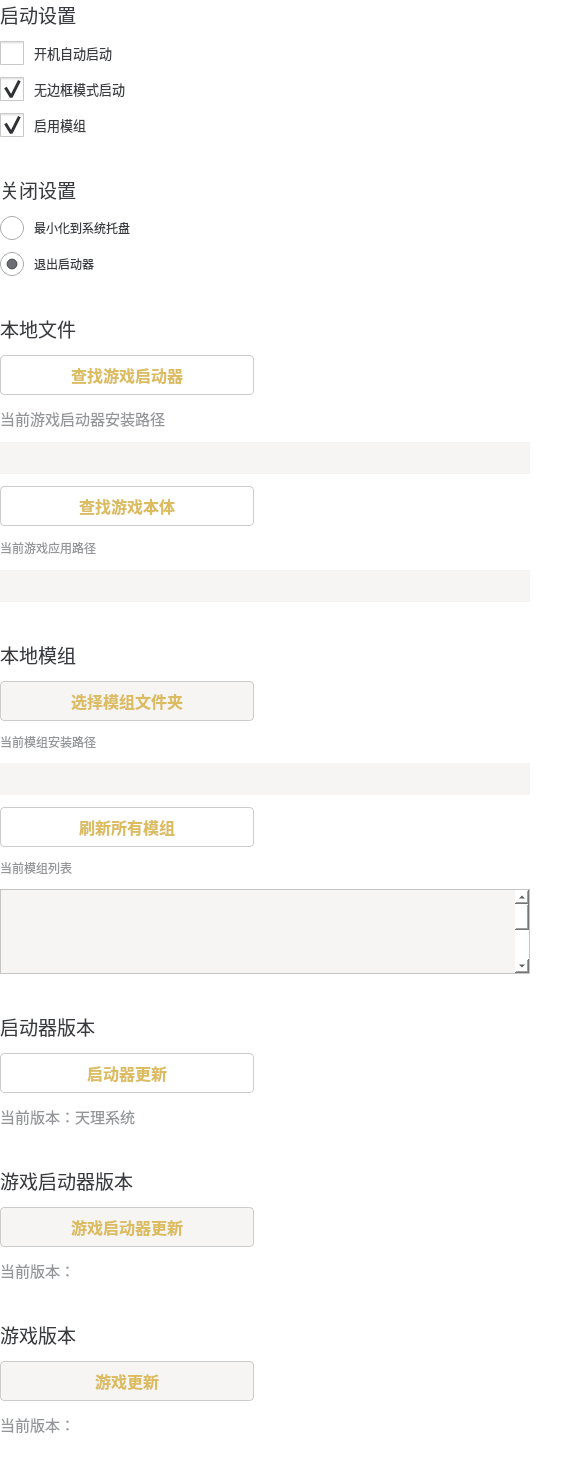
   <widget class="QWidget" name="scrollAreaWidgetContents">
    <property name="geometry">
     <rect>
      <x>0</x>
      <y>-227</y>
      <width>561</width>
      <height>1465</height>
     </rect>
    </property>
    <property name="minimumSize">
     <size>
      <width>561</width>
      <height>1465</height>
     </size>
    </property>
    <property name="styleSheet">
     <string notr="true">QWidget{
background-color:rgb(255, 255, 255);
}</string>
    </property>
    <widget class="QWidget" name="verticalLayoutWidget_Main">
     <property name="geometry">
      <rect>
       <x>0</x>
       <y>0</y>
       <width>530</width>
       <height>1462</height>
      </rect>
     </property>
     <layout class="QVBoxLayout" name="verticalLayout_Main">
      <property name="spacing">
       <number>12</number>
      </property>
      <item>
       <widget class="QLabel" name="label_Title_0">
        <property name="font">
         <font>
          <family>微软雅黑</family>
          <pointsize>14</pointsize>
         </font>
        </property>
        <property name="styleSheet">
         <string notr="true">color:rgb(57, 59, 64);</string>
        </property>
        <property name="text">
         <string>启动设置</string>
        </property>
       </widget>
      </item>
      <item>
       <widget class="QCheckBox" name="checkBox_Setting_0">
        <property name="font">
         <font>
          <family>微软雅黑</family>
          <pointsize>10</pointsize>
          <weight>50</weight>
          <italic>false</italic>
          <bold>false</bold>
         </font>
        </property>
        <property name="styleSheet">
         <string notr="true">QCheckBox{
	font: 10pt &quot;微软雅黑&quot;;
	color: rgb(57, 59, 64);
	spacing: 10px;
}
QCheckBox::indicator {
	width: 24px;
	height: 24px;
}
QCheckBox::indicator:unchecked {
    image: url(:/CheckBox/resource/QtWidgetsSetting/CheckBox/checkbox_unchecked.png);
}

QCheckBox::indicator:unchecked:hover {
    image: url(:/CheckBox/resource/QtWidgetsSetting/CheckBox/checkbox_unchecked_hover.png);
}

QCheckBox::indicator:unchecked:pressed {
    image: url(:/CheckBox/resource/QtWidgetsSetting/CheckBox/checkbox_unchecked_pressed.png);
}

QCheckBox::indicator:checked {
    image: url(:/CheckBox/resource/QtWidgetsSetting/CheckBox/checkbox_checked.png);
}

QCheckBox::indicator:checked:hover {
    image: url(:/CheckBox/resource/QtWidgetsSetting/CheckBox/checkbox_checked_hover.png);
}

QCheckBox::indicator:checked:pressed {
    image: url(:/CheckBox/resource/QtWidgetsSetting/CheckBox/checkbox_checked_pressed.png);
}
</string>
        </property>
        <property name="text">
         <string>开机自动启动</string>
        </property>
       </widget>
      </item>
      <item>
       <widget class="QCheckBox" name="checkBox_Setting_1">
        <property name="font">
         <font>
          <family>微软雅黑</family>
          <pointsize>10</pointsize>
          <weight>50</weight>
          <italic>false</italic>
          <bold>false</bold>
         </font>
        </property>
        <property name="styleSheet">
         <string notr="true">QCheckBox{
	font: 10pt &quot;微软雅黑&quot;;
	color: rgb(57, 59, 64);
	spacing: 10px;
}
QCheckBox::indicator {
	width: 24px;
	height: 24px;
}
QCheckBox::indicator:unchecked {
    image: url(:/CheckBox/resource/QtWidgetsSetting/CheckBox/checkbox_unchecked.png);
}

QCheckBox::indicator:unchecked:hover {
    image: url(:/CheckBox/resource/QtWidgetsSetting/CheckBox/checkbox_unchecked_hover.png);
}

QCheckBox::indicator:unchecked:pressed {
    image: url(:/CheckBox/resource/QtWidgetsSetting/CheckBox/checkbox_unchecked_pressed.png);
}

QCheckBox::indicator:checked {
    image: url(:/CheckBox/resource/QtWidgetsSetting/CheckBox/checkbox_checked.png);
}

QCheckBox::indicator:checked:hover {
    image: url(:/CheckBox/resource/QtWidgetsSetting/CheckBox/checkbox_checked_hover.png);
}

QCheckBox::indicator:checked:pressed {
    image: url(:/CheckBox/resource/QtWidgetsSetting/CheckBox/checkbox_checked_pressed.png);
}
</string>
        </property>
        <property name="text">
         <string>无边框模式启动</string>
        </property>
        <property name="checked">
         <bool>true</bool>
        </property>
       </widget>
      </item>
      <item>
       <widget class="QCheckBox" name="checkBox_Setting_2">
        <property name="font">
         <font>
          <family>微软雅黑</family>
          <pointsize>10</pointsize>
          <weight>50</weight>
          <italic>false</italic>
          <bold>false</bold>
         </font>
        </property>
        <property name="styleSheet">
         <string notr="true">QCheckBox{
	font: 10pt &quot;微软雅黑&quot;;
	color: rgb(57, 59, 64);
	spacing: 10px;
}
QCheckBox::indicator {
	width: 24px;
	height: 24px;
}
QCheckBox::indicator:unchecked {
    image: url(:/CheckBox/resource/QtWidgetsSetting/CheckBox/checkbox_unchecked.png);
}

QCheckBox::indicator:unchecked:hover {
    image: url(:/CheckBox/resource/QtWidgetsSetting/CheckBox/checkbox_unchecked_hover.png);
}

QCheckBox::indicator:unchecked:pressed {
    image: url(:/CheckBox/resource/QtWidgetsSetting/CheckBox/checkbox_unchecked_pressed.png);
}

QCheckBox::indicator:checked {
    image: url(:/CheckBox/resource/QtWidgetsSetting/CheckBox/checkbox_checked.png);
}

QCheckBox::indicator:checked:hover {
    image: url(:/CheckBox/resource/QtWidgetsSetting/CheckBox/checkbox_checked_hover.png);
}

QCheckBox::indicator:checked:pressed {
    image: url(:/CheckBox/resource/QtWidgetsSetting/CheckBox/checkbox_checked_pressed.png);
}
</string>
        </property>
        <property name="text">
         <string>启用模组</string>
        </property>
        <property name="checked">
         <bool>true</bool>
        </property>
       </widget>
      </item>
      <item>
       <widget class="QLabel" name="label_Space_1">
        <property name="text">
         <string/>
        </property>
       </widget>
      </item>
      <item>
       <widget class="QLabel" name="label_Title_6">
        <property name="font">
         <font>
          <family>微软雅黑</family>
          <pointsize>14</pointsize>
         </font>
        </property>
        <property name="styleSheet">
         <string notr="true">color:rgb(57, 59, 64);</string>
        </property>
        <property name="text">
         <string>关闭设置</string>
        </property>
       </widget>
      </item>
      <item>
       <widget class="QRadioButton" name="radioButton_Setting_0">
        <property name="minimumSize">
         <size>
          <width>0</width>
          <height>24</height>
         </size>
        </property>
        <property name="styleSheet">
         <string notr="true">QRadioButton{
	font: 10pt &quot;微软雅黑&quot;;
	color: rgb(57, 59, 64);
	spacing: 10px;
}

QRadioButton::indicator {
    width: 24px;
    height: 24px;
}
QRadioButton::indicator::unchecked {
    image: url(:/RadioButton/resource/QtWidgetsSetting/RadioButton/radiobutton_unchecked.png);
}
QRadioButton::indicator:unchecked:hover {
    image: url(:/RadioButton/resource/QtWidgetsSetting/RadioButton/radiobutton_unchecked_hover.png);
}
QRadioButton::indicator:unchecked:pressed {
    image: url(:/RadioButton/resource/QtWidgetsSetting/RadioButton/radiobutton_unchecked_pressed.png);
}
QRadioButton::indicator::checked {
    image: url(:/RadioButton/resource/QtWidgetsSetting/RadioButton/radiobutton_checked.png);
}
QRadioButton::indicator:checked:hover {
    image: url(:/RadioButton/resource/QtWidgetsSetting/RadioButton/radiobutton_checked_hover.png);
}
QRadioButton::indicator:checked:pressed {
    image: url(:/RadioButton/resource/QtWidgetsSetting/RadioButton/radiobutton_checked_pressed.png);
}</string>
        </property>
        <property name="text">
         <string>最小化到系统托盘</string>
        </property>
       </widget>
      </item>
      <item>
       <widget class="QRadioButton" name="radioButton_Setting_1">
        <property name="minimumSize">
         <size>
          <width>0</width>
          <height>24</height>
         </size>
        </property>
        <property name="styleSheet">
         <string notr="true">QRadioButton{
	font: 10pt &quot;微软雅黑&quot;;
	color: rgb(57, 59, 64);
	spacing: 10px;
}

QRadioButton::indicator {
    width: 24px;
    height: 24px;
}
QRadioButton::indicator::unchecked {
    image: url(:/RadioButton/resource/QtWidgetsSetting/RadioButton/radiobutton_unchecked.png);
}
QRadioButton::indicator:unchecked:hover {
    image: url(:/RadioButton/resource/QtWidgetsSetting/RadioButton/radiobutton_unchecked_hover.png);
}
QRadioButton::indicator:unchecked:pressed {
    image: url(:/RadioButton/resource/QtWidgetsSetting/RadioButton/radiobutton_unchecked_pressed.png);
}
QRadioButton::indicator::checked {
    image: url(:/RadioButton/resource/QtWidgetsSetting/RadioButton/radiobutton_checked.png);
}
QRadioButton::indicator:checked:hover {
    image: url(:/RadioButton/resource/QtWidgetsSetting/RadioButton/radiobutton_checked_hover.png);
}
QRadioButton::indicator:checked:pressed {
    image: url(:/RadioButton/resource/QtWidgetsSetting/RadioButton/radiobutton_checked_pressed.png);
}</string>
        </property>
        <property name="text">
         <string>退出启动器</string>
        </property>
        <property name="checked">
         <bool>true</bool>
        </property>
       </widget>
      </item>
      <item>
       <widget class="QLabel" name="label_Space_2">
        <property name="text">
         <string/>
        </property>
       </widget>
      </item>
      <item>
       <widget class="QLabel" name="label_Title_1">
        <property name="font">
         <font>
          <family>微软雅黑</family>
          <pointsize>14</pointsize>
         </font>
        </property>
        <property name="styleSheet">
         <string notr="true">color:rgb(57, 59, 64);
font-size:14;</string>
        </property>
        <property name="text">
         <string>本地文件</string>
        </property>
       </widget>
      </item>
      <item>
       <widget class="QPushButton" name="pushButton_Check_1">
        <property name="minimumSize">
         <size>
          <width>254</width>
          <height>40</height>
         </size>
        </property>
        <property name="maximumSize">
         <size>
          <width>254</width>
          <height>40</height>
         </size>
        </property>
        <property name="font">
         <font>
          <family>微软雅黑</family>
          <pointsize>12</pointsize>
          <weight>75</weight>
          <bold>true</bold>
         </font>
        </property>
        <property name="styleSheet">
         <string notr="true">QPushButton{
background-color:rgb(255, 255, 255);
color:rgb(220, 188, 96);
border:1px solid rgb(204, 204, 204);
border-radius:4px;
}
QPushButton:hover {
background-color:rgb(251, 248, 239);
}
QPushButton:pressed {
background-color:rgb(236, 233, 224);
}

QPushButton:!enabled {
background-color:rgb(246, 245, 243);
}</string>
        </property>
        <property name="text">
         <string>查找游戏启动器</string>
        </property>
       </widget>
      </item>
      <item>
       <widget class="QLabel" name="label_Label_1">
        <property name="font">
         <font>
          <family>微软雅黑</family>
          <pointsize>11</pointsize>
          <weight>50</weight>
          <italic>false</italic>
          <bold>false</bold>
         </font>
        </property>
        <property name="styleSheet">
         <string notr="true">font: 11pt &quot;微软雅黑&quot;;
color:rgb(148, 150, 153);</string>
        </property>
        <property name="text">
         <string>当前游戏启动器安装路径</string>
        </property>
       </widget>
      </item>
      <item>
       <layout class="QVBoxLayout" name="verticalLayout_Path_1">
        <item>
         <widget class="QLineEdit" name="lineEdit_Path_1">
          <property name="enabled">
           <bool>false</bool>
          </property>
          <property name="minimumSize">
           <size>
            <width>0</width>
            <height>32</height>
           </size>
          </property>
          <property name="maximumSize">
           <size>
            <width>16777215</width>
            <height>32</height>
           </size>
          </property>
          <property name="styleSheet">
           <string notr="true">QLineEdit
{
border:none;
padding: 0 20px;
background: rgb(246, 245, 243);
border-radius: 0px;
font: 11pt &quot;微软雅黑&quot;;
color:rgb(148, 150, 153);
}

QLineEdit::disabled
{
border:none;
padding: 0 20px;
background: rgb(246, 245, 243);
border-radius: 0px;
}</string>
          </property>
          <property name="text">
           <string/>
          </property>
         </widget>
        </item>
       </layout>
      </item>
      <item>
       <widget class="QPushButton" name="pushButton_Check_2">
        <property name="enabled">
         <bool>true</bool>
        </property>
        <property name="minimumSize">
         <size>
          <width>254</width>
          <height>40</height>
         </size>
        </property>
        <property name="maximumSize">
         <size>
          <width>254</width>
          <height>40</height>
         </size>
        </property>
        <property name="font">
         <font>
          <family>微软雅黑</family>
          <pointsize>12</pointsize>
          <weight>75</weight>
          <bold>true</bold>
         </font>
        </property>
        <property name="styleSheet">
         <string notr="true">QPushButton{
background-color:rgb(255, 255, 255);
color:rgb(220, 188, 96);
border:1px solid rgb(204, 204, 204);
border-radius:4px;
}
QPushButton:hover {
background-color:rgb(251, 248, 239);
}
QPushButton:pressed {
background-color:rgb(236, 233, 224);
}

QPushButton:!enabled {
background-color:rgb(246, 245, 243);
}</string>
        </property>
        <property name="text">
         <string>查找游戏本体</string>
        </property>
       </widget>
      </item>
      <item>
       <widget class="QLabel" name="label_Label_2">
        <property name="enabled">
         <bool>false</bool>
        </property>
        <property name="minimumSize">
         <size>
          <width>0</width>
          <height>20</height>
         </size>
        </property>
        <property name="styleSheet">
         <string notr="true">font: 11pt &quot;微软雅黑&quot;;
color:rgb(148, 150, 153);</string>
        </property>
        <property name="text">
         <string>当前游戏应用路径</string>
        </property>
       </widget>
      </item>
      <item>
       <layout class="QVBoxLayout" name="verticalLayout_Path_2">
        <item>
         <widget class="QLineEdit" name="lineEdit_Path_2">
          <property name="enabled">
           <bool>false</bool>
          </property>
          <property name="minimumSize">
           <size>
            <width>0</width>
            <height>32</height>
           </size>
          </property>
          <property name="styleSheet">
           <string notr="true">QLineEdit
{
border:none;
padding: 0 20px;
background: rgb(246, 245, 243);
border-radius: 0px;
font: 11pt &quot;微软雅黑&quot;;
color:rgb(148, 150, 153);
}

QLineEdit::disabled
{
border:none;
padding: 0 20px;
background: rgb(246, 245, 243);
border-radius: 0px;
}</string>
          </property>
         </widget>
        </item>
       </layout>
      </item>
      <item>
       <widget class="QLabel" name="label_Space_3">
        <property name="text">
         <string/>
        </property>
       </widget>
      </item>
      <item>
       <widget class="QLabel" name="label_Title_2">
        <property name="font">
         <font>
          <family>微软雅黑</family>
          <pointsize>14</pointsize>
         </font>
        </property>
        <property name="styleSheet">
         <string notr="true">color:rgb(57, 59, 64);</string>
        </property>
        <property name="text">
         <string>本地模组</string>
        </property>
       </widget>
      </item>
      <item>
       <widget class="QPushButton" name="pushButton_Check_3">
        <property name="enabled">
         <bool>false</bool>
        </property>
        <property name="minimumSize">
         <size>
          <width>0</width>
          <height>40</height>
         </size>
        </property>
        <property name="maximumSize">
         <size>
          <width>254</width>
          <height>40</height>
         </size>
        </property>
        <property name="font">
         <font>
          <family>微软雅黑</family>
          <pointsize>12</pointsize>
          <weight>75</weight>
          <bold>true</bold>
         </font>
        </property>
        <property name="styleSheet">
         <string notr="true">QPushButton{
background-color:rgb(255, 255, 255);
color:rgb(220, 188, 96);
border:1px solid rgb(204, 204, 204);
border-radius:4px;
}
QPushButton:hover {
background-color:rgb(251, 248, 239);
}
QPushButton:pressed {
background-color:rgb(236, 233, 224);
}

QPushButton:!enabled {
background-color:rgb(246, 245, 243);
}</string>
        </property>
        <property name="text">
         <string>选择模组文件夹</string>
        </property>
       </widget>
      </item>
      <item>
       <widget class="QLabel" name="label_Label_3">
        <property name="styleSheet">
         <string notr="true">font: 11pt &quot;微软雅黑&quot;;
color:rgb(148, 150, 153);</string>
        </property>
        <property name="text">
         <string>当前模组安装路径</string>
        </property>
       </widget>
      </item>
      <item>
       <layout class="QVBoxLayout" name="verticalLayout_Path_3">
        <item>
         <widget class="QLineEdit" name="lineEdit_Path_3">
          <property name="minimumSize">
           <size>
            <width>0</width>
            <height>32</height>
           </size>
          </property>
          <property name="styleSheet">
           <string notr="true">QLineEdit
{
border:none;
padding: 0 20px;
background: rgb(246, 245, 243);
border-radius: 0px;
}

QLineEdit::disabled
{
border:none;
padding: 0 20px;
background: rgb(246, 245, 243);
border-radius: 0px;
}</string>
          </property>
         </widget>
        </item>
       </layout>
      </item>
      <item>
       <widget class="QPushButton" name="pushButton_Check_4">
        <property name="minimumSize">
         <size>
          <width>254</width>
          <height>40</height>
         </size>
        </property>
        <property name="maximumSize">
         <size>
          <width>254</width>
          <height>40</height>
         </size>
        </property>
        <property name="font">
         <font>
          <family>微软雅黑</family>
          <pointsize>12</pointsize>
          <weight>75</weight>
          <bold>true</bold>
         </font>
        </property>
        <property name="styleSheet">
         <string notr="true">QPushButton{
background-color:rgb(255, 255, 255);
color:rgb(220, 188, 96);
border:1px solid rgb(204, 204, 204);
border-radius:4px;
}
QPushButton:hover {
background-color:rgb(251, 248, 239);
}
QPushButton:pressed {
background-color:rgb(236, 233, 224);
}

QPushButton:!enabled {
background-color:rgb(246, 245, 243);
}</string>
        </property>
        <property name="text">
         <string>刷新所有模组</string>
        </property>
       </widget>
      </item>
      <item>
       <widget class="QLabel" name="label_Label_4">
        <property name="styleSheet">
         <string notr="true">font: 11pt &quot;微软雅黑&quot;;
color:rgb(148, 150, 153);</string>
        </property>
        <property name="text">
         <string>当前模组列表</string>
        </property>
       </widget>
      </item>
      <item>
       <widget class="QScrollArea" name="scrollArea_ModulesSub">
        <property name="maximumSize">
         <size>
          <width>16777215</width>
          <height>113</height>
         </size>
        </property>
        <property name="verticalScrollBarPolicy">
         <enum>Qt::ScrollBarAsNeeded</enum>
        </property>
        <property name="widgetResizable">
         <bool>true</bool>
        </property>
        <widget class="QWidget" name="scrollAreaWidgetContents_ModulesSub">
         <property name="geometry">
          <rect>
           <x>0</x>
           <y>0</y>
           <width>522</width>
           <height>200</height>
          </rect>
         </property>
         <property name="minimumSize">
          <size>
           <width>0</width>
           <height>200</height>
          </size>
         </property>
         <property name="maximumSize">
          <size>
           <width>16777215</width>
           <height>113</height>
          </size>
         </property>
         <property name="styleSheet">
          <string notr="true">background-color:rgb(246, 245, 243);</string>
         </property>
         <widget class="QWidget" name="widget_ModulesRect" native="true">
          <property name="geometry">
           <rect>
            <x>10</x>
            <y>0</y>
            <width>501</width>
            <height>48</height>
           </rect>
          </property>
         </widget>
        </widget>
       </widget>
      </item>
      <item>
       <widget class="QLabel" name="label_Space_4">
        <property name="text">
         <string/>
        </property>
       </widget>
      </item>
      <item>
       <widget class="QLabel" name="label_Title_3">
        <property name="font">
         <font>
          <family>微软雅黑</family>
          <pointsize>14</pointsize>
         </font>
        </property>
        <property name="styleSheet">
         <string notr="true">color:rgb(57, 59, 64);</string>
        </property>
        <property name="text">
         <string>启动器版本</string>
        </property>
       </widget>
      </item>
      <item>
       <widget class="QPushButton" name="pushButton_Check_5">
        <property name="minimumSize">
         <size>
          <width>254</width>
          <height>40</height>
         </size>
        </property>
        <property name="maximumSize">
         <size>
          <width>254</width>
          <height>40</height>
         </size>
        </property>
        <property name="font">
         <font>
          <family>微软雅黑</family>
          <pointsize>12</pointsize>
          <weight>75</weight>
          <bold>true</bold>
         </font>
        </property>
        <property name="styleSheet">
         <string notr="true">QPushButton{
background-color:rgb(255, 255, 255);
color:rgb(220, 188, 96);
border:1px solid rgb(204, 204, 204);
border-radius:4px;
}
QPushButton:hover {
background-color:rgb(251, 248, 239);
}
QPushButton:pressed {
background-color:rgb(236, 233, 224);
}

QPushButton:!enabled {
background-color:rgb(246, 245, 243);
}</string>
        </property>
        <property name="text">
         <string>启动器更新</string>
        </property>
       </widget>
      </item>
      <item>
       <widget class="QLabel" name="label_Label_5">
        <property name="font">
         <font>
          <family>微软雅黑</family>
          <pointsize>11</pointsize>
          <weight>50</weight>
          <italic>false</italic>
          <bold>false</bold>
         </font>
        </property>
        <property name="styleSheet">
         <string notr="true">font: 11pt &quot;微软雅黑&quot;;
color:rgb(148, 150, 153);</string>
        </property>
        <property name="text">
         <string>当前版本：天理系统</string>
        </property>
       </widget>
      </item>
      <item>
       <widget class="QLabel" name="label_Space_5">
        <property name="text">
         <string/>
        </property>
       </widget>
      </item>
      <item>
       <widget class="QLabel" name="label_Title_4">
        <property name="font">
         <font>
          <family>微软雅黑</family>
          <pointsize>14</pointsize>
         </font>
        </property>
        <property name="styleSheet">
         <string notr="true">color:rgb(57, 59, 64);</string>
        </property>
        <property name="text">
         <string>游戏启动器版本</string>
        </property>
       </widget>
      </item>
      <item>
       <widget class="QPushButton" name="pushButton_Check_6">
        <property name="enabled">
         <bool>false</bool>
        </property>
        <property name="minimumSize">
         <size>
          <width>254</width>
          <height>40</height>
         </size>
        </property>
        <property name="maximumSize">
         <size>
          <width>254</width>
          <height>40</height>
         </size>
        </property>
        <property name="font">
         <font>
          <family>微软雅黑</family>
          <pointsize>12</pointsize>
          <weight>75</weight>
          <bold>true</bold>
         </font>
        </property>
        <property name="styleSheet">
         <string notr="true">QPushButton{
background-color:rgb(255, 255, 255);
color:rgb(220, 188, 96);
border:1px solid rgb(204, 204, 204);
border-radius:4px;
}
QPushButton:hover {
background-color:rgb(251, 248, 239);
}
QPushButton:pressed {
background-color:rgb(236, 233, 224);
}

QPushButton:!enabled {
background-color:rgb(246, 245, 243);
}</string>
        </property>
        <property name="text">
         <string>游戏启动器更新</string>
        </property>
       </widget>
      </item>
      <item>
       <widget class="QLabel" name="label_Label_6">
        <property name="font">
         <font>
          <family>微软雅黑</family>
          <pointsize>11</pointsize>
          <weight>50</weight>
          <italic>false</italic>
          <bold>false</bold>
         </font>
        </property>
        <property name="styleSheet">
         <string notr="true">font: 11pt &quot;微软雅黑&quot;;
color:rgb(148, 150, 153);</string>
        </property>
        <property name="text">
         <string>当前版本：</string>
        </property>
       </widget>
      </item>
      <item>
       <widget class="QLabel" name="label_Space_6">
        <property name="text">
         <string/>
        </property>
       </widget>
      </item>
      <item>
       <widget class="QLabel" name="label_Title_5">
        <property name="font">
         <font>
          <family>微软雅黑</family>
          <pointsize>14</pointsize>
         </font>
        </property>
        <property name="styleSheet">
         <string notr="true">color:rgb(57, 59, 64);</string>
        </property>
        <property name="text">
         <string>游戏版本</string>
        </property>
       </widget>
      </item>
      <item>
       <widget class="QPushButton" name="pushButton_Check_7">
        <property name="enabled">
         <bool>false</bool>
        </property>
        <property name="minimumSize">
         <size>
          <width>254</width>
          <height>40</height>
         </size>
        </property>
        <property name="maximumSize">
         <size>
          <width>254</width>
          <height>40</height>
         </size>
        </property>
        <property name="font">
         <font>
          <family>微软雅黑</family>
          <pointsize>12</pointsize>
          <weight>75</weight>
          <bold>true</bold>
         </font>
        </property>
        <property name="styleSheet">
         <string notr="true">QPushButton{
background-color:rgb(255, 255, 255);
color:rgb(220, 188, 96);
border:1px solid rgb(204, 204, 204);
border-radius:4px;
}
QPushButton:hover {
background-color:rgb(251, 248, 239);
}
QPushButton:pressed {
background-color:rgb(236, 233, 224);
}

QPushButton:!enabled {
background-color:rgb(246, 245, 243);
}</string>
        </property>
        <property name="text">
         <string>游戏更新</string>
        </property>
       </widget>
      </item>
      <item>
       <widget class="QLabel" name="label_Label_7">
        <property name="font">
         <font>
          <family>微软雅黑</family>
          <pointsize>11</pointsize>
          <weight>50</weight>
          <italic>false</italic>
          <bold>false</bold>
         </font>
        </property>
        <property name="styleSheet">
         <string notr="true">font: 11pt &quot;微软雅黑&quot;;
color:rgb(148, 150, 153);</string>
        </property>
        <property name="text">
         <string>当前版本：</string>
        </property>
       </widget>
      </item>
      <item>
       <widget class="QLabel" name="label_Space_7">
        <property name="text">
         <string/>
        </property>
       </widget>
      </item>
     </layout>
    </widget>
   </widget>
